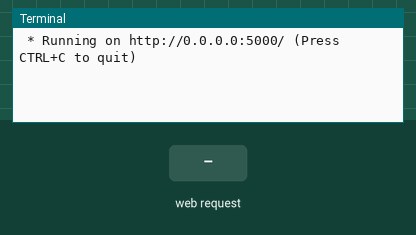
The program below on a simulated Raspberry Pi (BCM pin numbers). Parts: the last lines printed to the terminal. The inputs (shaded band) are chosen by the test bench. The clock reads 2024-03-15 10:24:30 at power-on unless the program sets it.

Above: at 1.2 s.
1.3 s: HTTP request for / received
At 2.5 s:
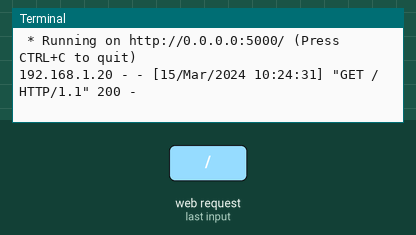
2.8 s: HTTP request for /scan received
At 4.3 s:
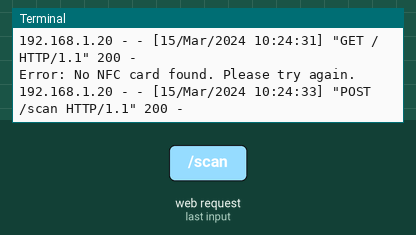
4.8 s: HTTP request for /write received
At 5.4 s:
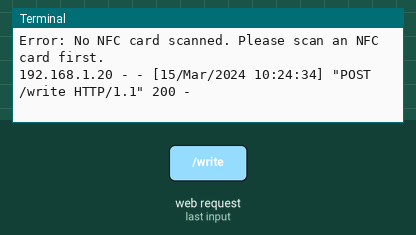

The program:

server.py
```python
import board
import busio
from adafruit_pn532.i2c import PN532_I2C
from flask import Flask, render_template, request

app = Flask(__name__)

# Create an I2C object
i2c = busio.I2C(board.SCL, board.SDA)

# Create the PN532 object
pn532 = PN532_I2C(i2c, debug=False)

# Configure PN532 to communicate with MiFare cards
pn532.SAM_configuration()

last_scanned_uid = None  # Variable to store the last scanned UID

@app.route('/')
def index():
    return render_template('index.html', last_scanned_uid=last_scanned_uid)

@app.route('/scan', methods=['POST'])
def scan():
    try:
        global last_scanned_uid

        # Check if a card is available to read
        uid = pn532.read_passive_target(timeout=0.5)

        if uid is not None:
            print("Found card with UID:", [hex(i) for i in uid])
            last_scanned_uid = uid

            return render_template('index.html', last_scanned_uid=last_scanned_uid)

        else:
            error_message = "Error: No NFC card found. Please try again."
            print(error_message)
            return render_template('error.html', error_message=error_message)

    except Exception as e:
        error_message = f"Error: {e}"
        print(error_message)
        return render_template('error.html', error_message=error_message)

@app.route('/write', methods=['POST'])
def write():
    try:
        global last_scanned_uid

        if last_scanned_uid is not None:
            # Get data from the web form
            data_to_write = request.form['data_to_write']

            # Convert the string to bytes (UTF-8 encoding)
            data_bytes = data_to_write.encode('utf-8')

            # Write data to the last scanned card, 4 bytes per block
            block_number = 4  # Start writing from block 4
            for start_index in range(0, len(data_bytes), 4):
                end_index = start_index + 4
                block_data = data_bytes[start_index:end_index]

                # Ensure the block_data is 4 bytes long by padding if necessary
                block_data += b'\0' * (4 - len(block_data))

                pn532.ntag2xx_write_block(block_number, block_data)
                block_number += 1

            print("Data written to the last scanned card:", data_to_write)

            return render_template('success.html', data_written=data_to_write)

        else:
            error_message = "Error: No NFC card scanned. Please scan an NFC card first."
            print(error_message)
            return render_template('error.html', error_message=error_message)

    except Exception as e:
        error_message = f"Error: {e}"
        print(error_message)
        return render_template('error.html', error_message=error_message)

if __name__ == '__main__':
    app.run(host='0.0.0.0', debug=True)
```

Measured:
- after the input at 1.3 s, the terminal: prints a new line at once (image 1)
- after the input at 2.8 s, the terminal: prints a new line after 0.50 s (image 2)
- after the input at 4.8 s, the terminal: prints a new line at once (image 3)
